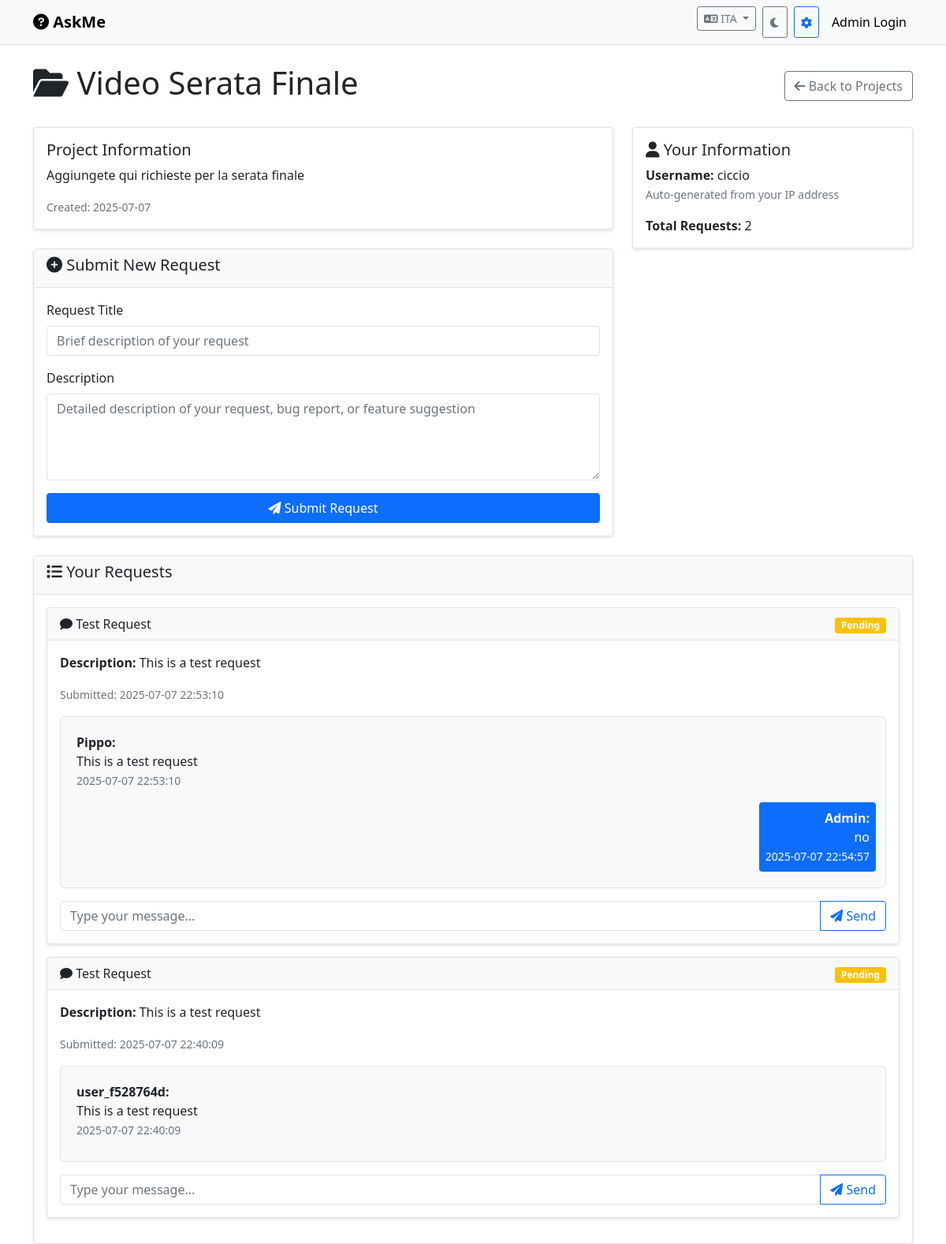
Screenshot of /project/2 with the database file from the repository.
### tables this page shows
CREATE TABLE user_preferences (
            id INTEGER PRIMARY KEY AUTOINCREMENT,
            user_ip TEXT NOT NULL UNIQUE,
            custom_nickname TEXT,
            language TEXT DEFAULT 'en',
            theme TEXT DEFAULT 'light',
            created_at TIMESTAMP DEFAULT CURRENT_TIMESTAMP,
            updated_at TIMESTAMP DEFAULT CURRENT_TIMESTAMP
        );

CREATE TABLE projects (
            id INTEGER PRIMARY KEY AUTOINCREMENT,
            name TEXT NOT NULL UNIQUE,
            description TEXT,
            is_locked BOOLEAN DEFAULT 0,
            created_at TIMESTAMP DEFAULT CURRENT_TIMESTAMP
        );

CREATE TABLE requests (
            id INTEGER PRIMARY KEY AUTOINCREMENT,
            project_id INTEGER,
            username TEXT NOT NULL,
            user_ip TEXT NOT NULL,
            title TEXT NOT NULL,
            description TEXT,
            status TEXT DEFAULT 'pending',
            admin_response TEXT,
            tags TEXT,
            is_blocked BOOLEAN DEFAULT 0,
            created_at TIMESTAMP DEFAULT CURRENT_TIMESTAMP,
            updated_at TIMESTAMP DEFAULT CURRENT_TIMESTAMP,
            FOREIGN KEY (project_id) REFERENCES projects (id)
        );

CREATE TABLE messages (
            id INTEGER PRIMARY KEY AUTOINCREMENT,
            request_id INTEGER,
            sender_type TEXT NOT NULL, -- 'user' or 'admin'
            sender_name TEXT NOT NULL,
            message TEXT NOT NULL,
            created_at TIMESTAMP DEFAULT CURRENT_TIMESTAMP,
            FOREIGN KEY (request_id) REFERENCES requests (id)
        );

### app.py (the view)
@app.route('/project/<int:project_id>')
def project_detail(project_id):
    user_ip = request.remote_addr
    user_prefs = get_user_preferences(user_ip)
    display_name = get_display_name(user_ip)
    conn = get_db()
    project = conn.execute('SELECT * FROM projects WHERE id = ? AND is_locked = 0',
                          (project_id,)).fetchone()
    if not project:
        flash('Project not found or locked')
        return redirect(url_for('index'))
    user_requests = conn.execute('''
        SELECT * FROM requests
        WHERE project_id = ? AND user_ip = ? AND is_blocked = 0
        ORDER BY created_at DESC
    ''', (project_id, user_ip)).fetchall()
    requests_with_messages = []
    for req in user_requests:
        messages = conn.execute('''
            SELECT * FROM messages
            WHERE request_id = ?
            ORDER BY created_at ASC
        ''', (req['id'],)).fetchall()
        requests_with_messages.append({
            'request': req,
            'messages': messages
        })
    conn.close()
    return render_template('project_detail.html', project=project,
                         requests_with_messages=requests_with_messages,
                         username=display_name, user_prefs=user_prefs)

### app.py (called while the page is built, shortened)
def get_db():
    conn = sqlite3.connect(DATABASE)
    conn.row_factory = sqlite3.Row
    return conn

def get_username_from_ip(ip):
    hash_object = hashlib.md5(ip.encode())
    return f"user_{hash_object.hexdigest()[:8]}"

def get_user_preferences(ip):
    conn = get_db()
    prefs = conn.execute('SELECT * FROM user_preferences WHERE user_ip = ?', (ip,)).fetchone()
    conn.close()
    return prefs

def get_display_name(ip):
    prefs = get_user_preferences(ip)
    if prefs['custom_nickname']:
        return prefs['custom_nickname']
    return get_username_from_ip(ip)

@app.context_processor
def utility_processor():
    return dict(get_username_from_ip=get_username_from_ip)

### templates/project_detail.html (shortened to what this page needs)
{% extends "base.html" %}
{% block content %}
<div class="row">
    <div class="col-md-12">
        <div class="d-flex justify-content-between align-items-center mb-4">
            <h1><i class="fas fa-folder-open"></i> {{ project.name }}</h1>
            <a href="{{ url_for('index') }}" class="btn btn-outline-secondary">
                <i class="fas fa-arrow-left"></i> Back to Projects
            </a>
        </div>
        <div class="row">
            <div class="col-md-8">
                <div class="card mb-4">
                    <div class="card-body">
                        <h5 class="card-title">Project Information</h5>
                        <p class="card-text">{{ project.description or 'No description available for this project.' }}</p>
                        <small class="text-muted">Created: {{ project.created_at.split(' ')[0] }}</small>
                    </div>
                </div>
                <div class="card mb-4">
                    <div class="card-header">
                        <h5><i class="fas fa-plus-circle"></i> Submit New Request</h5>
                    </div>
                    <div class="card-body">
                        <form method="POST" action="{{ url_for('create_request', project_id=project.id) }}">
                            <div class="mb-3">
                                <label for="title" class="form-label">Request Title</label>
                                <input type="text" class="form-control" id="title" name="title" required
                                       placeholder="Brief description of your request">
                            </div>
                            <div class="mb-3">
                                <label for="description" class="form-label">Description</label>
                                <textarea class="form-control" id="description" name="description" rows="4"
                                          placeholder="Detailed description of your request, bug report, or feature suggestion"></textarea>
                            </div>
                            <div class="d-grid">
                                <button type="submit" class="btn btn-primary">
                                    <i class="fas fa-paper-plane"></i> Submit Request
                                </button>
                            </div>
                        </form>
                    </div>
                </div>
            </div>
            <div class="col-md-4">
                <div class="card mb-4">
                    <div class="card-body">
                        <h5 class="card-title"><i class="fas fa-user"></i> Your Information</h5>
                        <p class="card-text">
                            <strong>Username:</strong> {{ username }}<br>
                            <small class="text-muted">Auto-generated from your IP address</small>
                        </p>
                        <p class="card-text">
                            <strong>Total Requests:</strong> {{ requests_with_messages|length }}
                        </p>
                    </div>
                </div>
            </div>
        </div>
        <div class="card">
            <div class="card-header">
                <h5><i class="fas fa-list"></i> Your Requests</h5>
            </div>
            <div class="card-body">
                {% if requests_with_messages %}
                    {% for request_data in requests_with_messages %}
                    <div class="card mb-3">
                        <div class="card-header">
                            <div class="d-flex justify-content-between align-items-center">
                                <h6 class="mb-0">
                                    <i class="fas fa-comment"></i> {{ request_data.request.title }}
                                </h6>
                                <div>
                                    {% if request_data.request.status == 'pending' %}
                                        <span class="badge bg-warning">Pending</span>
                                    {% elif request_data.request.status == 'approved' %}
                                        <span class="badge bg-success">Approved</span>
                                    {% elif request_data.request.status == 'rejected' %}
                                        <span class="badge bg-danger">Rejected</span>
                                    {% elif request_data.request.status == 'completed' %}
                                        <span class="badge bg-info">Completed</span>
                                    {% endif %}
                                </div>
                            </div>
                        </div>
                        <div class="card-body">
                            <p><strong>Description:</strong> {{ request_data.request.description or 'No description provided' }}</p>
                            <p><small class="text-muted">Submitted: {{ request_data.request.created_at }}</small></p>
                            <div class="chat-container mb-3" style="max-height: 300px; overflow-y: auto; border: 1px solid #dee2e6; border-radius: 0.375rem; padding: 0.75rem; background-color: #f8f9fa;">
                                {% if request_data.messages %}
                                    {% for message in request_data.messages %}
                                    <div class="message mb-2 {% if message.sender_type == 'admin' %}text-end{% endif %}">
                                        <div class="d-inline-block p-2 rounded {% if message.sender_type == 'admin' %}bg-primary text-white{% else %}bg-light{% endif %}" style="max-width: 70%;">
                                            <strong>{{ message.sender_name }}:</strong><br>
                                            {{ message.message }}
                                            <br><small class="{% if message.sender_type == 'admin' %}text-light{% else %}text-muted{% endif %}">{{ message.created_at }}</small>
                                        </div>
                                    </div>
                                    {% endfor %}
                                {% else %}
                                    <p class="text-muted text-center">No messages yet. Start the conversation!</p>
                                {% endif %}
                            </div>
                            <form method="POST" action="{{ url_for('add_message', request_id=request_data.request.id) }}">
                                <div class="input-group">
                                    <input type="text" class="form-control" name="message" placeholder="Type your message..." required>
                                    <button type="submit" class="btn btn-outline-primary">
                                        <i class="fas fa-paper-plane"></i> Send
                                    </button>
                                </div>
                            </form>
                        </div>
                    </div>
                    {% endfor %}
                {% else %}
                    <div class="alert alert-info" role="alert">
                        <i class="fas fa-info-circle"></i> You haven't submitted any requests yet. Use the form above to submit your first request!
                    </div>
                {% endif %}
            </div>
        </div>
    </div>
</div>
{% endblock %}

### templates/base.html (shortened to what this page needs)
<!DOCTYPE html>
<html lang="en">
<head>
    <link href="https://cdn.jsdelivr.net/npm/bootstrap@5.1.3/dist/css/bootstrap.min.css" rel="stylesheet" id="bootstrap-theme">
    <link href="https://cdnjs.cloudflare.com/ajax/libs/font-awesome/6.0.0/css/all.min.css" rel="stylesheet">
    <link href="{{ url_for('static', filename='css/style.css') }}" rel="stylesheet">
</head>
<body>
    <nav class="navbar navbar-expand-lg navbar-light bg-light">
        <div class="container">
            <a class="navbar-brand" href="{{ url_for('index') }}">
                <i class="fas fa-question-circle"></i> AskMe
            </a>
            <div class="navbar-nav ms-auto">
                <div class="nav-item dropdown">
                    <button class="btn btn-outline-secondary btn-sm dropdown-toggle me-2" type="button"
                            data-bs-toggle="dropdown" aria-expanded="false">
                        <i class="fas fa-language"></i>
                        {% if user_prefs and user_prefs.language == 'it' %}ITA{% else %}ENG{% endif %}
                    </button>
                </div>
                <button class="btn btn-outline-secondary btn-sm me-2" type="button" onclick="toggleTheme()">
                    <i class="fas fa-{% if user_prefs and user_prefs.theme == 'dark' %}sun{% else %}moon{% endif %}"></i>
                </button>
                <button class="btn btn-outline-primary btn-sm me-2" type="button"
                        data-bs-toggle="modal" data-bs-target="#settingsModal">
                    <i class="fas fa-cog"></i>
                </button>
                {% if session.admin %}
                    <a class="nav-link" href="{{ url_for('admin_dashboard') }}">
                        <span class="admin-badge">Admin</span>
                    </a>
                    <a class="nav-link" href="{{ url_for('admin_logout') }}">Logout</a>
                {% else %}
                    <a class="nav-link" href="{{ url_for('admin_login') }}">Admin Login</a>
                {% endif %}
            </div>
        </div>
    </nav>
    <div class="container mt-4">
        {% block content %}{% endblock %}
    </div>
</body>
</html>

### static/css/style.css (style rules this page uses)
:root { --primary-color: #007bff; --secondary-color: #50565a; --success-color: #28a745; --danger-color: #dc3545; --warning-color: #ffc107; --info-color: #17a2b8; --light-color: #f8f9fa; --dark-color: #191c1f; --body-bg: #ffffff; --body-color: #212529; --card-bg: #ffffff; --card-header-bg: #f8f9fa; --border-color: #dee2e6; --navbar-bg: #f8f9fa; --navbar-color: #000000; --form-bg: #ffffff; --form-color: #495057; --table-stripe-bg: rgba(0, 0, 0, 0.05); --chat-bg: #f8f9fa; --text-muted: #6c757d; --modal-bg: #ffffff; }
body { background-color: var(--body-bg); color: var(--body-color); transition: background-color 0.3s ease, color 0.3s ease; }
.navbar-brand { font-weight: bold; color: var(--primary-color) !important; }
.navbar-light { background-color: var(--navbar-bg) !important; border-bottom: 1px solid var(--border-color); }
.navbar-light .navbar-brand, .navbar-light .nav-link { color: var(--navbar-color) !important; }
.card { background-color: var(--card-bg); border-color: var(--border-color); box-shadow: 0 2px 4px rgba(0, 0, 0, 0.1); transition: background-color 0.3s ease, border-color 0.3s ease; }
.card-header { background-color: var(--card-header-bg); border-bottom: 1px solid var(--border-color); color: var(--body-color); }
.form-control { background-color: var(--form-bg); border-color: var(--border-color); color: var(--form-color); transition: background-color 0.3s ease, border-color 0.3s ease, color 0.3s ease; }
.chat-container { background-color: var(--chat-bg); border: 1px solid var(--border-color); border-radius: 0.375rem; padding: 0.75rem; max-height: 300px; overflow-y: auto; scrollbar-width: thin; scrollbar-color: var(--secondary-color) var(--chat-bg); }
.message { animation: fadeIn 0.3s ease-in; }
.message .bg-light { background-color: var(--light-color) !important; }
.text-muted { color: var(--text-muted) !important; }
.btn { transition: all 0.3s ease; }
* { transition: background-color 0.3s ease, color 0.3s ease, border-color 0.3s ease; }

### rows the page displays
projects: name "Video Serata Finale", description "Aggiungete qui richieste per la serata finale", created_at "2025-07-07"
user_preferences: custom_nickname "ciccio"
requests: request "Test Request", request "This is a test request", request.created_at "2025-07-07 22:53:10"
messages: sender_name "Pippo", message "This is a test request", created_at "2025-07-07 22:53:10"
messages: sender_name "Admin", message "no", created_at "2025-07-07 22:54:57"
requests: request "Test Request", request "This is a test request", request.created_at "2025-07-07 22:40:09"
messages: sender_name "user_f528764d", message "This is a test request", created_at "2025-07-07 22:40:09"

### other values shown
{{ requests_with_messages|length }} "2"
